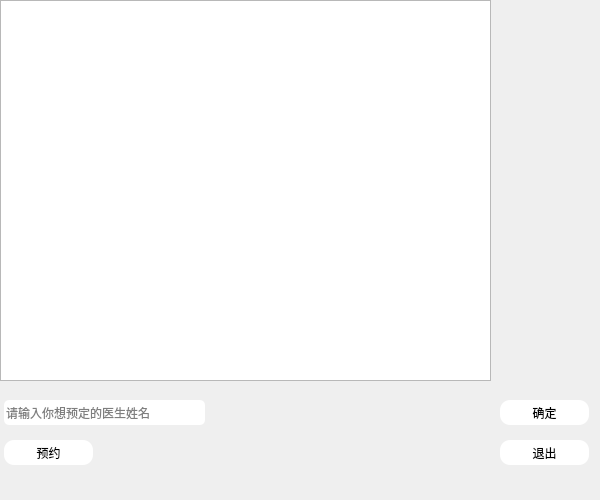
<?xml version="1.0" encoding="UTF-8"?>
<ui version="4.0">
 <class>doc_information</class>
 <widget class="QWidget" name="doc_information">
  <property name="geometry">
   <rect>
    <x>0</x>
    <y>0</y>
    <width>600</width>
    <height>500</height>
   </rect>
  </property>
  <property name="windowTitle">
   <string>Form</string>
  </property>
  <property name="styleSheet">
   <string notr="true">#doc_information{border-image: url(:/picture/蓝色渐变.jpg);}</string>
  </property>
  <widget class="QPushButton" name="pushButton">
   <property name="geometry">
    <rect>
     <x>500</x>
     <y>440</y>
     <width>89</width>
     <height>25</height>
    </rect>
   </property>
   <property name="styleSheet">
    <string notr="true">#pushButton{border-radius:10px;}
#pushButton{background-color: rgb(255, 255, 255);}
</string>
   </property>
   <property name="text">
    <string>退出</string>
   </property>
  </widget>
  <widget class="QTableWidget" name="tableWidget">
   <property name="geometry">
    <rect>
     <x>0</x>
     <y>0</y>
     <width>491</width>
     <height>381</height>
    </rect>
   </property>
  </widget>
  <widget class="QPushButton" name="pushButton_2">
   <property name="geometry">
    <rect>
     <x>500</x>
     <y>400</y>
     <width>89</width>
     <height>25</height>
    </rect>
   </property>
   <property name="styleSheet">
    <string notr="true">#pushButton_2{border-radius:10px;}
#pushButton_2{background-color: rgb(255, 255, 255);}
</string>
   </property>
   <property name="text">
    <string>确定</string>
   </property>
  </widget>
  <widget class="QLineEdit" name="lineEdit">
   <property name="geometry">
    <rect>
     <x>4</x>
     <y>400</y>
     <width>201</width>
     <height>25</height>
    </rect>
   </property>
   <property name="styleSheet">
    <string notr="true">#lineEdit{border-radius:5px;}
#lineEdit{background-color: rgb(255, 255, 255);}
</string>
   </property>
   <property name="placeholderText">
    <string>请输入你想预定的医生姓名</string>
   </property>
  </widget>
  <widget class="QPushButton" name="pushButton_3">
   <property name="geometry">
    <rect>
     <x>4</x>
     <y>440</y>
     <width>89</width>
     <height>25</height>
    </rect>
   </property>
   <property name="styleSheet">
    <string notr="true">#pushButton_3{border-radius:10px;}
#pushButton_3{background-color: rgb(255, 255, 255);}
</string>
   </property>
   <property name="text">
    <string>预约</string>
   </property>
  </widget>
 </widget>
 <resources/>
 <connections>
  <connection>
   <sender>pushButton</sender>
   <signal>clicked()</signal>
   <receiver>doc_information</receiver>
   <slot>close()</slot>
   <hints>
    <hint type="sourcelabel">
     <x>504</x>
     <y>452</y>
    </hint>
    <hint type="destinationlabel">
     <x>299</x>
     <y>249</y>
    </hint>
   </hints>
  </connection>
 </connections>
</ui>
